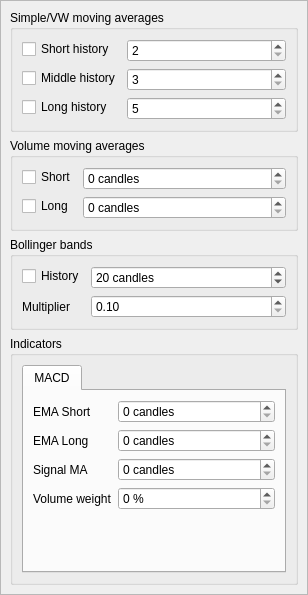
<?xml version="1.0" encoding="UTF-8"?>
<ui version="4.0">
 <class>ChartSettingsPopup</class>
 <widget class="QDialog" name="ChartSettingsPopup">
  <property name="geometry">
   <rect>
    <x>0</x>
    <y>0</y>
    <width>308</width>
    <height>595</height>
   </rect>
  </property>
  <property name="windowTitle">
   <string>Dialog</string>
  </property>
  <layout class="QVBoxLayout" name="verticalLayout">
   <property name="spacing">
    <number>0</number>
   </property>
   <property name="leftMargin">
    <number>0</number>
   </property>
   <property name="topMargin">
    <number>0</number>
   </property>
   <property name="rightMargin">
    <number>0</number>
   </property>
   <property name="bottomMargin">
    <number>0</number>
   </property>
   <item>
    <widget class="QFrame" name="frame">
     <property name="frameShape">
      <enum>QFrame::StyledPanel</enum>
     </property>
     <property name="frameShadow">
      <enum>QFrame::Raised</enum>
     </property>
     <layout class="QVBoxLayout" name="verticalLayout_3">
      <item>
       <widget class="QGroupBox" name="groupBox_2">
        <property name="sizePolicy">
         <sizepolicy hsizetype="Preferred" vsizetype="Preferred">
          <horstretch>0</horstretch>
          <verstretch>0</verstretch>
         </sizepolicy>
        </property>
        <property name="title">
         <string>Simple/VW moving averages</string>
        </property>
        <layout class="QVBoxLayout" name="verticalLayout_2">
         <item>
          <layout class="QFormLayout" name="formLayout_2">
           <item row="0" column="0">
            <widget class="QCheckBox" name="smaShortEnable">
             <property name="text">
              <string>Short history</string>
             </property>
            </widget>
           </item>
           <item row="0" column="1">
            <widget class="QSpinBox" name="smaShortHistory">
             <property name="minimum">
              <number>2</number>
             </property>
             <property name="maximum">
              <number>100</number>
             </property>
            </widget>
           </item>
           <item row="1" column="0">
            <widget class="QCheckBox" name="smaMiddleEnable">
             <property name="text">
              <string>Middle history</string>
             </property>
            </widget>
           </item>
           <item row="1" column="1">
            <widget class="QSpinBox" name="smaMiddleHistory">
             <property name="minimum">
              <number>3</number>
             </property>
             <property name="maximum">
              <number>200</number>
             </property>
            </widget>
           </item>
           <item row="2" column="0">
            <widget class="QCheckBox" name="smaLongEnable">
             <property name="text">
              <string>Long history</string>
             </property>
            </widget>
           </item>
           <item row="2" column="1">
            <widget class="QSpinBox" name="smaLongHistory">
             <property name="minimum">
              <number>5</number>
             </property>
             <property name="maximum">
              <number>500</number>
             </property>
            </widget>
           </item>
          </layout>
         </item>
        </layout>
       </widget>
      </item>
      <item>
       <widget class="QGroupBox" name="groupBox_4">
        <property name="title">
         <string>Volume moving averages</string>
        </property>
        <layout class="QFormLayout" name="formLayout_4">
         <item row="0" column="0">
          <widget class="QCheckBox" name="vmaShortEnable">
           <property name="text">
            <string>Short</string>
           </property>
          </widget>
         </item>
         <item row="1" column="0">
          <widget class="QCheckBox" name="vmaLongEnable">
           <property name="text">
            <string>Long</string>
           </property>
          </widget>
         </item>
         <item row="0" column="1">
          <widget class="QSpinBox" name="vmaShortHistory">
           <property name="suffix">
            <string> candles</string>
           </property>
          </widget>
         </item>
         <item row="1" column="1">
          <widget class="QSpinBox" name="vmaLongHistory">
           <property name="suffix">
            <string> candles</string>
           </property>
          </widget>
         </item>
        </layout>
       </widget>
      </item>
      <item>
       <widget class="QGroupBox" name="groupBox">
        <property name="title">
         <string>Bollinger bands</string>
        </property>
        <layout class="QVBoxLayout" name="verticalLayout_4">
         <item>
          <widget class="QFrame" name="frame_5">
           <property name="frameShape">
            <enum>QFrame::NoFrame</enum>
           </property>
           <property name="frameShadow">
            <enum>QFrame::Raised</enum>
           </property>
           <property name="lineWidth">
            <number>0</number>
           </property>
           <layout class="QFormLayout" name="formLayout">
            <property name="leftMargin">
             <number>0</number>
            </property>
            <property name="topMargin">
             <number>0</number>
            </property>
            <property name="rightMargin">
             <number>0</number>
            </property>
            <property name="bottomMargin">
             <number>0</number>
            </property>
            <item row="0" column="1">
             <widget class="QSpinBox" name="bollingerHistory">
              <property name="suffix">
               <string> candles</string>
              </property>
              <property name="minimum">
               <number>5</number>
              </property>
              <property name="maximum">
               <number>100</number>
              </property>
              <property name="value">
               <number>20</number>
              </property>
             </widget>
            </item>
            <item row="1" column="0">
             <widget class="QLabel" name="label_2">
              <property name="sizePolicy">
               <sizepolicy hsizetype="Maximum" vsizetype="Preferred">
                <horstretch>0</horstretch>
                <verstretch>0</verstretch>
               </sizepolicy>
              </property>
              <property name="text">
               <string>Multiplier</string>
              </property>
              <property name="alignment">
               <set>Qt::AlignRight|Qt::AlignTrailing|Qt::AlignVCenter</set>
              </property>
             </widget>
            </item>
            <item row="1" column="1">
             <widget class="QDoubleSpinBox" name="bollingerMultiplier">
              <property name="prefix">
               <string/>
              </property>
              <property name="suffix">
               <string/>
              </property>
              <property name="minimum">
               <double>0.100000000000000</double>
              </property>
              <property name="maximum">
               <double>5.000000000000000</double>
              </property>
             </widget>
            </item>
            <item row="0" column="0">
             <widget class="QCheckBox" name="bollingerEnable">
              <property name="text">
               <string>History</string>
              </property>
             </widget>
            </item>
           </layout>
          </widget>
         </item>
        </layout>
       </widget>
      </item>
      <item>
       <widget class="QGroupBox" name="groupBox_3">
        <property name="title">
         <string>Indicators</string>
        </property>
        <layout class="QHBoxLayout" name="horizontalLayout">
         <item>
          <widget class="QTabWidget" name="tabWidget">
           <property name="currentIndex">
            <number>0</number>
           </property>
           <widget class="QWidget" name="tab">
            <attribute name="title">
             <string>MACD</string>
            </attribute>
            <layout class="QFormLayout" name="formLayout_3">
             <item row="0" column="0">
              <widget class="QLabel" name="label">
               <property name="text">
                <string>EMA Short</string>
               </property>
              </widget>
             </item>
             <item row="0" column="1">
              <widget class="QSpinBox" name="macdShortHistory">
               <property name="suffix">
                <string> candles</string>
               </property>
              </widget>
             </item>
             <item row="1" column="0">
              <widget class="QLabel" name="label_3">
               <property name="text">
                <string>EMA Long</string>
               </property>
              </widget>
             </item>
             <item row="1" column="1">
              <widget class="QSpinBox" name="macdLongHistory">
               <property name="suffix">
                <string> candles</string>
               </property>
              </widget>
             </item>
             <item row="2" column="0">
              <widget class="QLabel" name="label_4">
               <property name="text">
                <string>Signal MA</string>
               </property>
              </widget>
             </item>
             <item row="2" column="1">
              <widget class="QSpinBox" name="macdSignalHistory">
               <property name="suffix">
                <string> candles</string>
               </property>
              </widget>
             </item>
             <item row="3" column="0">
              <widget class="QLabel" name="label_5">
               <property name="text">
                <string>Volume weight</string>
               </property>
              </widget>
             </item>
             <item row="3" column="1">
              <widget class="QSpinBox" name="macdVolumeWeight">
               <property name="suffix">
                <string> %</string>
               </property>
               <property name="maximum">
                <number>100</number>
               </property>
               <property name="singleStep">
                <number>10</number>
               </property>
              </widget>
             </item>
            </layout>
           </widget>
          </widget>
         </item>
        </layout>
       </widget>
      </item>
     </layout>
    </widget>
   </item>
  </layout>
 </widget>
 <resources/>
 <connections/>
</ui>
